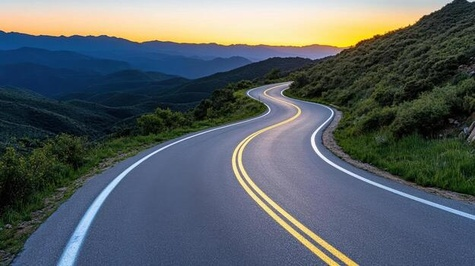
#> input picture week-2/pictures/hill.jpg, 475 x 266 px, shrunk from 625 x 350 before the run
$ python lane.py
#> lines starting #> are read from the running program, lines starting #| are printed output that depends on the picture; after the words box and inside, x2 and y2 are one past the last pixel; in counts of white or black regions, pixels touching at a corner belong together
import cv2 as cv
import numpy as np

filename = "hill.jpg"
road = cv.imread(f'pictures/{filename}')
#> road is the input picture: shape (266, 475, 3); mean B, G, R 100.2, 96, 87.2
cv.imshow("road", road)

gblur = cv.GaussianBlur(road, (5,5), 0)
cv.imshow("blur", gblur)

hsv_road = cv.cvtColor(gblur, cv.COLOR_BGR2HSV)
#> hsv_road: shape (266, 475, 3); mean H, S, V 79.8, 99.6, 115.2
h,s,v = cv.split(hsv_road)
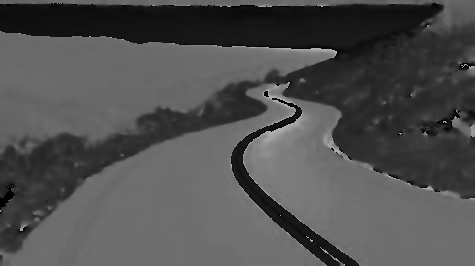
#> h: shape (266, 475); min 0, max 179, mean 79.8
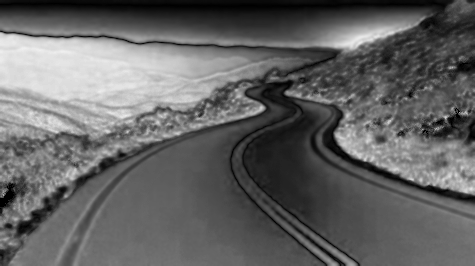
#> s: shape (266, 475); min 0, max 239, mean 99.6
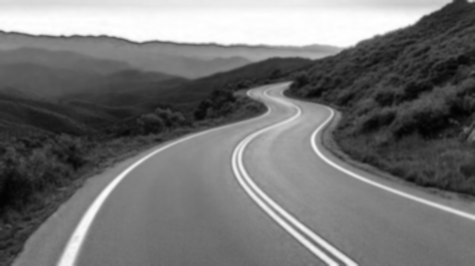
#> v: shape (266, 475); min 2, max 255, mean 115.2

blank = np.zeros(road.shape[:2], dtype = 'uint8')

white = cv.inRange(hsv_road, np.array([0, 0, 170]),  np.array([179, 60, 255]))
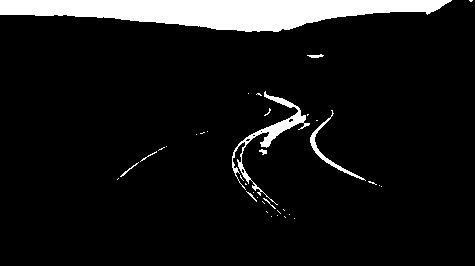
#> white: shape (266, 475); 8.5% white; 37 white regions (28 under 20 px), largest, box (x1, y1, x2, y2) and area: (0, 0, 452, 32) 9014, (232, 91, 310, 205) 1118, (310, 110, 366, 181) 355
yellow = cv.inRange(hsv_road, np.array([10, 60, 80]), np.array([35, 255, 255]))
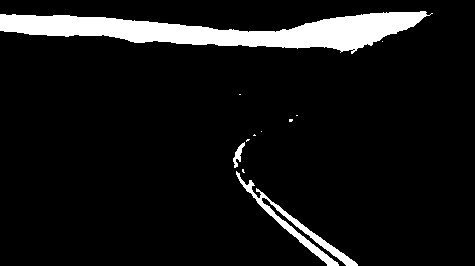
#> yellow: shape (266, 475); 8.2% white; 11 white regions (8 under 20 px), largest, box (x1, y1, x2, y2) and area: (0, 11, 433, 54) 8755, (236, 171, 358, 266) 1463, (233, 142, 245, 168) 124
union = cv.bitwise_or(white,yellow)
#> union: shape (266, 475); 16.6% white; 24 white regions (17 under 20 px), largest, box (x1, y1, x2, y2) and area: (0, 0, 452, 54) 17653, (232, 91, 358, 266) 2772, (310, 110, 366, 181) 355
cv.imshow('yellow', yellow)
cv.imshow('white', white)
cv.imshow('both', union)

color_mask = cv.bitwise_and(hsv_road, hsv_road, mask=union)
#> color_mask: shape (266, 475, 3); mean H, S, V 5.5, 11.1, 38.5
cv.imshow('color mask', color_mask)

# claude
h,w = color_mask.shape[:2]
#> h = 266; w = 475

polygon = np.array([[
    (0, h),
    (w, h),
    (int(0.65 * w), int(0.40 * h)),
    (int(0.40 * w), int(0.40 * h)),
]], dtype=np.int32)

roi_mask = np.zeros_like(color_mask)
cv.fillPoly(roi_mask, polygon, 255)
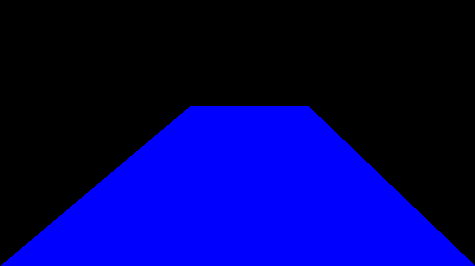
#> roi_mask: shape (266, 475, 3); mean of channels 0, 1, 2 95.8, 0, 0; drawn as B, G, R
#claude

roi_img = cv.bitwise_and(roi_mask, color_mask)
cv.imshow('with roi',roi_img)

canny = cv.Canny(union, 50, 150)
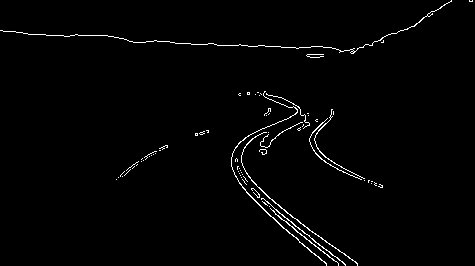
#> canny: shape (266, 475); 1.5% white in thin lines or dots
cv.imshow("canny", canny)

cv.waitKey(0)


# resources
#
# https://www.slideshare.net/slideshow/lane-detection/125673485

$ run again, with week-2/pictures/hull.jpg copied over week-2/pictures/hill.jpg
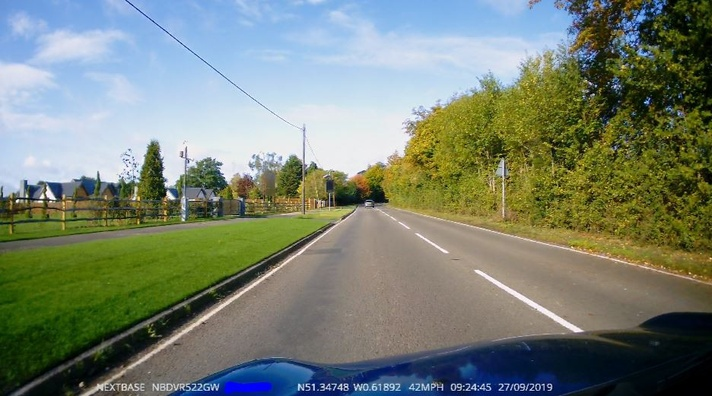
#> input picture week-2/pictures/hull.jpg, 712 x 396 px, shrunk from 936 x 521 before the run
#> road is the input picture: shape (396, 712, 3); mean B, G, R 116.1, 129.8, 119.9
#> hsv_road: shape (396, 712, 3); mean H, S, V 60.9, 109.6, 145.5
#> `white = cv.inRange(hsv_road, np.array([0, 0, 170]),  np.array([179, 60..`:
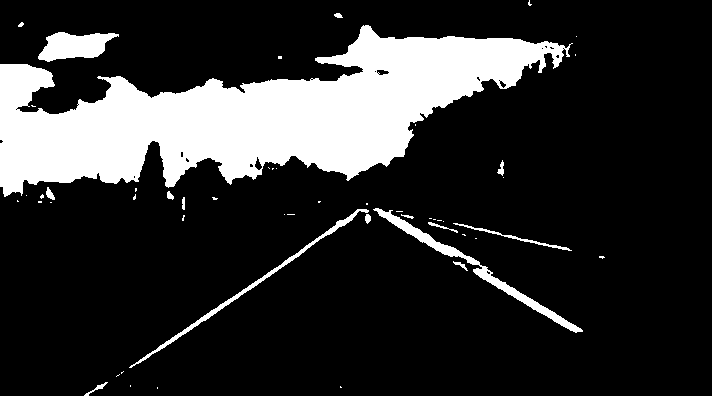
#> white: shape (396, 712); 18.3% white; 52 white regions (36 under 20 px), largest, box (x1, y1, x2, y2) and area: (0, 25, 573, 197) 46158, (373, 208, 583, 333) 1866, (38, 32, 119, 62) 1535
#> yellow: shape (396, 712); 18.9% white; 131 white regions (86 under 20 px), largest, box (x1, y1, x2, y2) and area: (330, 57, 712, 312) 43052, (217, 168, 353, 243) 3950, (15, 188, 141, 233) 2014
#> union: shape (396, 712); 37.2% white; 158 white regions (106 under 20 px), largest, box (x1, y1, x2, y2) and area: (0, 25, 712, 368) 96575, (15, 188, 141, 233) 2024, (38, 32, 119, 62) 1535
#> color_mask: shape (396, 712, 3); mean H, S, V 23.1, 36.4, 65.8
#> `canny = cv.Canny(union, 50, 150)`:
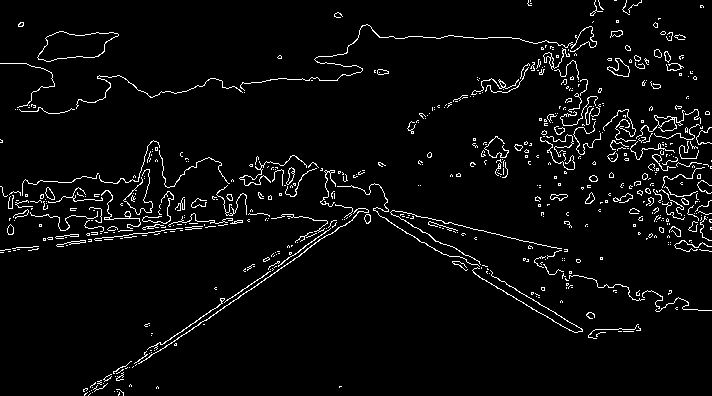
#> canny: shape (396, 712); 4% white in thin lines or dots

$ run again, with week-2/pictures/hull2.jpg copied over week-2/pictures/hill.jpg
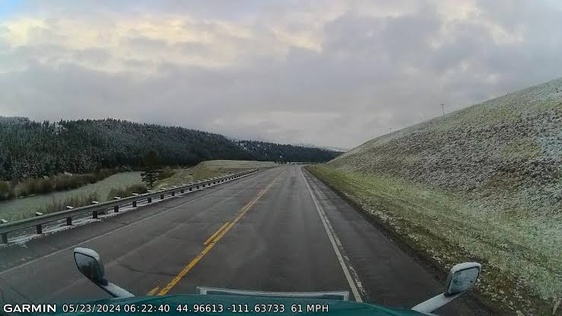
#> input picture week-2/pictures/hull2.jpg, 562 x 316 px, shrunk from 739 x 415 before the run
#> road is the input picture: shape (316, 562, 3); mean B, G, R 119.1, 121.8, 117.7
#> hsv_road: shape (316, 562, 3); mean H, S, V 66.9, 26.6, 124.3
#> `white = cv.inRange(hsv_road, np.array([0, 0, 170]),  np.array([179, 60..`:
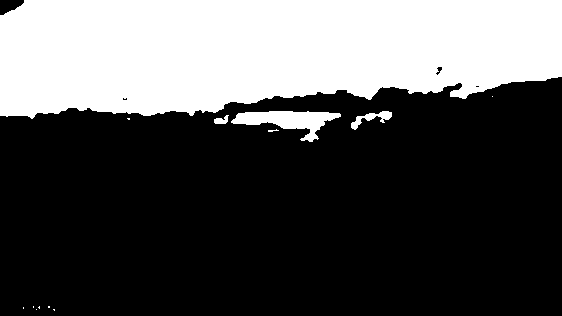
#> white: shape (316, 562); 32.7% white; 13 white regions (9 under 20 px), largest, box (x1, y1, x2, y2) and area: (0, 0, 562, 119) 56108, (231, 111, 341, 142) 1544, (351, 111, 392, 130) 275, (214, 115, 229, 124) 84
#> yellow: shape (316, 562); 1.3% white; 42 white regions (34 under 20 px), largest, box (x1, y1, x2, y2) and area: (313, 167, 437, 229) 984, (149, 221, 233, 295) 835, (192, 167, 216, 178) 125
#> union: shape (316, 562); 34% white; 55 white regions (43 under 20 px), largest, box (x1, y1, x2, y2) and area: (0, 0, 562, 119) 56108, (231, 111, 341, 142) 1544, (313, 167, 437, 229) 984
#> color_mask: shape (316, 562, 3); mean H, S, V 28, 5.3, 64.2
#> `canny = cv.Canny(union, 50, 150)`:
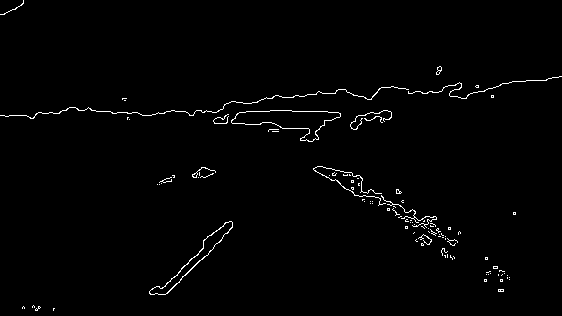
#> canny: shape (316, 562); 1.3% white in thin lines or dots
